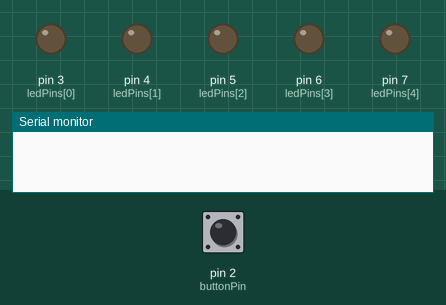
This sketch was run on a simulated Arduino Uno, built with avr-gcc and run on an emulated ATmega328P. Shown: output pins drawn as LEDs (lit = HIGH), the last lines printed to the serial monitor. Inputs (shaded band) come from the test bench; at power-on: pin 2 (buttonPin) HIGH.

Above: at 1.2 s.
1.3 s: pin 2 (buttonPin) pulled LOW for 0.15 s
At 1.7 s:
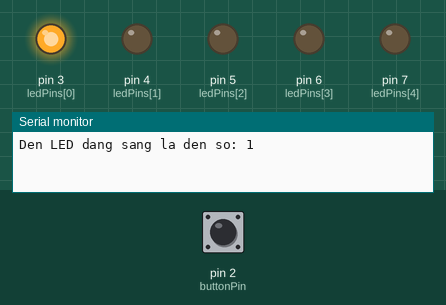
At 2.2 s:
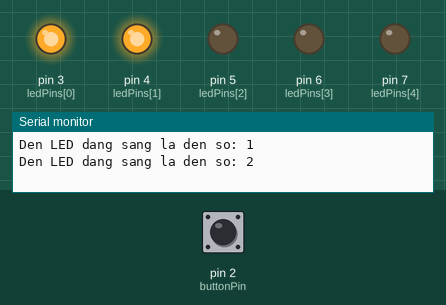
7.3 s: pin 2 (buttonPin) pulled LOW for 1 s
At 10.2 s:
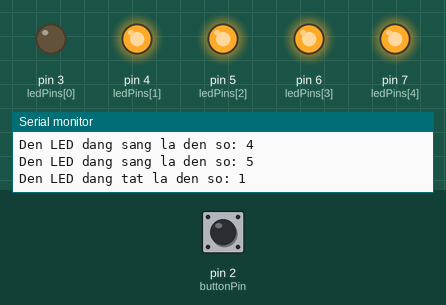
Timing chart, 0 to 13.4 s (numbered marks = the images above; inputs shaded):
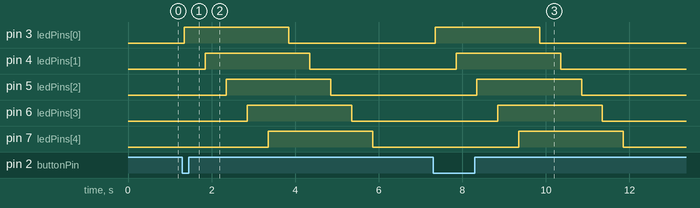

Measured:
- after the input at 1.3 s, pin 3 (ledPins[0]): LOW → HIGH after 0.05 s, → LOW 2.5 s later; pin 4 (ledPins[1]): LOW → HIGH after 0.55 s, → LOW 2.5 s later; pin 5 (ledPins[2]): LOW → HIGH after 1.1 s, → LOW 2.5 s later; pin 6 (ledPins[3]): LOW → HIGH after 1.6 s, → LOW 2.5 s later; pin 7 (ledPins[4]): LOW → HIGH after 2.1 s, → LOW 2.5 s later
- after the input at 7.3 s, pin 3 (ledPins[0]): LOW → HIGH after 0.05 s, → LOW 2.5 s later; pin 4 (ledPins[1]): LOW → HIGH after 0.55 s, → LOW 2.5 s later; pin 5 (ledPins[2]): LOW → HIGH after 1.1 s, → LOW 2.5 s later; pin 6 (ledPins[3]): LOW → HIGH after 1.6 s, → LOW 2.5 s later; pin 7 (ledPins[4]): LOW → HIGH after 2.1 s, → LOW 2.5 s later

The sketch:

fiveLightsOneButton.ino
```cpp
 /* ================================================================================*
 *                            BANLINHKIEN.COM
 * ================================================================================*
 *      ĐIỀU KHIỂN LED BẰNG NÚT Nhấn (Hướng dẫn xác định LED nào đang sáng)
 * * Đấu nối:
  -D2: nối với chân nút nhấn      -D5: nối với chân led 3
  -D3: nối với chân led 1         -D6: nối với chân led 4
  -D4: nối với chân led 2         -D7: nối với chân led 5
 */

const int ledPins[] = {3, 4, 5, 6, 7};                      // Khai báo mảng chứa các chân kết nối của LED với Arduino
const int buttonPin = 2;                                    // Khai báo chân kết nối của nút nhấn với Arduino

int lastButtonState = HIGH;                                 // Trạng thái nút nhấn trước đó (mặc định chưa nhấn là HIGH)
int currentButtonState;                                     // Trạng thái hiện tại của nút nhấn

void setup()
{
  Serial.begin(9600);                                       // Mở cổng Serial để hiển thị trạng thái
  for (int i = 0; i < 5; i++)
  {
    pinMode(ledPins[i], OUTPUT);                            // Cài đặt chân là OUTPUT để điều khiển LED
    digitalWrite(ledPins[i], LOW);                          // Tắt tất cả các LED ban đầu
  }
  pinMode(buttonPin, INPUT_PULLUP);                         // Cài đặt chân nút nhấn là INPUT_PULLUP
}

void loop()
{
  currentButtonState = digitalRead(buttonPin);              // Đọc trạng thái hiện tại của nút nhấn

  // Kiểm tra xem nút có vừa được nhấn xuống không (chuyển từ TRẠNG THÁI CAO xuống THẤP)
  if (lastButtonState == HIGH && currentButtonState == LOW)
  {
    delay(50);                                              // Chờ 50ms để chống dội phím (debounce)

    if (digitalRead(buttonPin) == LOW)                      // Nếu sau khi chờ mà nút vẫn đang nhấn
    {
      // --- GIAI ĐOẠN 1: BẬT ĐÈN ---
      for (int i = 0; i < 5; i++)                           // Dùng for để bật lần lượt các LED
      {
        digitalWrite(ledPins[i], HIGH);                     // Bật sáng đèn LED thứ i
        Serial.print("Den LED dang sang la den so: ");      // Hiển thị thông báo trên Serial
        Serial.println(i + 1);                              // In ra số thứ tự đèn đang sáng
        delay(500);                                         // Chờ 0.5 giây rồi bật đèn tiếp theo
      }

      // --- GIAI ĐOẠN 2: TẮT ĐÈN ---
      for (int i = 0; i < 5; i++)                           // Dùng for để tắt lần lượt các LED sau khi đã sáng hết
      {
        digitalWrite(ledPins[i], LOW);                      // Tắt đèn LED thứ i
        Serial.print("Den LED dang tat la den so: ");       // Hiển thị thông báo trên Serial
        Serial.println(i + 1);                              // In ra số thứ tự đèn đang tắt
        delay(500);                                         // Chờ 0.5 giây rồi tắt đèn tiếp theo
      }
    }
  }

  lastButtonState = currentButtonState;                     // Lưu lại trạng thái nút nhấn cho vòng lặp tiếp theo
}
```
